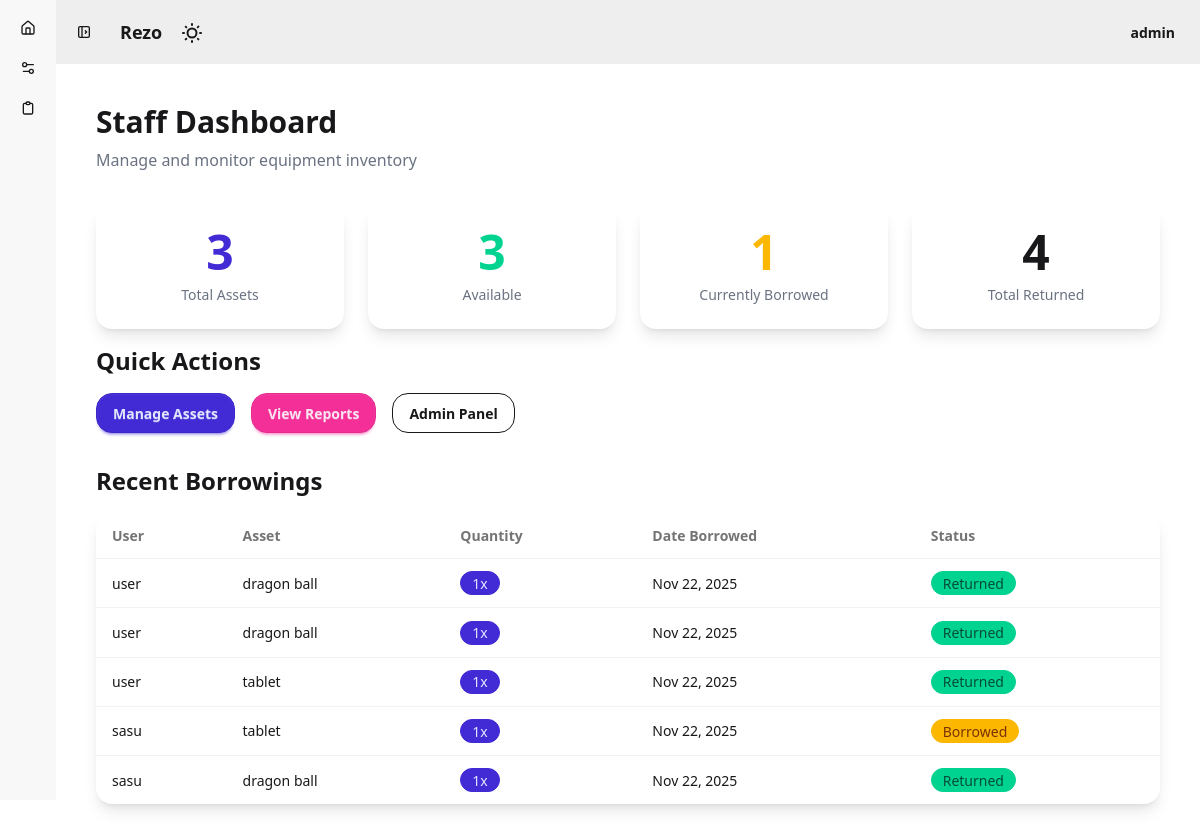
Screenshot of /inventory/staff/dashboard/ (signed in) with the database file from the repository.
### inventory/models.py (models this page shows, shortened)
class BorrowRecord(models.Model):
    user = models.ForeignKey(User, on_delete=models.CASCADE)
    asset = models.ForeignKey(Asset, on_delete=models.CASCADE)
    quantity = models.IntegerField(default=1)  # Number of items borrowed
    borrow_date = models.DateField(auto_now_add=True)
    return_date = models.DateField(null=True, blank=True)
    is_returned = models.BooleanField(default=False)

class Asset(models.Model):
    STATUS_CHOICES = [
        ('AVAILABLE', 'Available'),
        ('BORROWED', 'Borrowed'),
        ('REPAIR', 'Under Repair'),
        ('DISPOSED', 'Disposed'),
    ]
    name = models.CharField(max_length=100)
    serial_number = models.CharField(max_length=50, unique=True)
    category = models.ForeignKey(Category, on_delete=models.CASCADE)
    total_quantity = models.IntegerField(default=10)  # Total stock available (limit)
    status = models.CharField(max_length=20, choices=STATUS_CHOICES, default='AVAILABLE')
    image = models.ImageField(upload_to='media/assets/upload', null=True, blank=True)

### inventory/views.py (the view)
# urls.py: path('staff/dashboard/', views.staff_dashboard, name='staff_dashboard'),
@login_required
def staff_dashboard(request):
    if not (request.user.is_staff or request.user.groups.filter(name='Staff').exists()):
        messages.error(request, 'You do not have permission to access this page.')
        return redirect('asset_list')
    total_assets = Asset.objects.count()
    total_borrowed = BorrowRecord.objects.filter(is_returned=False).count()
    total_returned = BorrowRecord.objects.filter(is_returned=True).count()
    available_assets = Asset.objects.filter(status='AVAILABLE').count()
    recent_borrowings = BorrowRecord.objects.select_related('user', 'asset').order_by('-borrow_date')[:10]
    from .models import Category
    categories = Category.objects.all()
    context = {
        'total_assets': total_assets,
        'total_borrowed': total_borrowed,
        'total_returned': total_returned,
        'available_assets': available_assets,
        'recent_borrowings': recent_borrowings,
        'categories': categories,
    }
    return render(request, 'inventory/staff/dashboard.html', context)

### inventory/templates/inventory/staff/dashboard.html (shortened to what this page needs)
{% extends 'base.html' %}
{% block content %}
<div class="w-full p-6">
    <div class="mb-8">
        <h1 class="text-3xl font-bold mb-2">Staff Dashboard</h1>
        <p class="text-gray-500">Manage and monitor equipment inventory</p>
    </div>
    <div class="flex gap-6 mb-4">
        <div class="card bg-base-100 shadow-lg rounded-2xl flex-1">
            <div class="card-body text-center">
                <h2 class="text-5xl font-bold text-primary">{{ total_assets }}</h2>
                <p class="text-gray-500">Total Assets</p>
            </div>
        </div>
        <div class="card bg-base-100 shadow-lg rounded-2xl flex-1">
            <div class="card-body text-center">
                <h2 class="text-5xl font-bold text-success">{{ available_assets }}</h2>
                <p class="text-gray-500">Available</p>
            </div>
        </div>
        <div class="card bg-base-100 shadow-lg rounded-2xl flex-1">
            <div class="card-body text-center">
                <h2 class="text-5xl font-bold text-warning">{{ total_borrowed }}</h2>
                <p class="text-gray-500">Currently Borrowed</p>
            </div>
        </div>
        <div class="card bg-base-100 shadow-lg rounded-2xl flex-1">
            <div class="card-body text-center">
                <h2 class="text-5xl font-bold text-info">{{ total_returned }}</h2>
                <p class="text-gray-500">Total Returned</p>
            </div>
        </div>
    </div>
    <div class="mb-8">
        <h2 class="text-2xl font-bold mb-4">Quick Actions</h2>
        <div class="flex gap-4">
            <a href="{% url 'staff_manage_assets' %}" class="btn btn-primary rounded-2xl">
                Manage Assets
            </a>
            <a href="{% url 'staff_reports' %}" class="btn btn-secondary rounded-2xl">
                View Reports
            </a>
            <a href="/admin/" class="btn btn-outline rounded-2xl">
                Admin Panel
            </a>
        </div>
    </div>
    <div class="mb-8">
        <h2 class="text-2xl font-bold mb-4">Recent Borrowings</h2>
        {% if recent_borrowings %}
        <div class="overflow-x-auto">
            <table class="table table-zebra w-full bg-base-100 shadow-lg rounded-2xl">
                <thead>
                    <tr>
                        <th>User</th>
                        <th>Asset</th>
                        <th>Quantity</th>
                        <th>Date Borrowed</th>
                        <th>Status</th>
                    </tr>
                </thead>
                <tbody>
                    {% for borrowing in recent_borrowings %}
                    <tr>
                        <td>{{ borrowing.user.get_full_name|default:borrowing.user.username }}</td>
                        <td>{{ borrowing.asset.name }}</td>
                        <td><span class="badge badge-primary rounded-full">{{ borrowing.quantity }}x</span></td>
                        <td>{{ borrowing.borrow_date|date:"M d, Y" }}</td>
                        <td>
                            {% if borrowing.is_returned %}
                            <span class="badge badge-success rounded-full">Returned</span>
                            {% else %}
                            <span class="badge badge-warning rounded-full">Borrowed</span>
                            {% endif %}
                        </td>
                    </tr>
                    {% endfor %}
                </tbody>
            </table>
        </div>
        {% else %}
        <div class="alert alert-info rounded-2xl">
            <span>No recent borrowings.</span>
        </div>
        {% endif %}
    </div>
</div>
{% endblock %}

### templates/base.html (shortened to what this page needs)
<!DOCTYPE html>
<html lang="en" data-theme="light">
<head>
    {% load static %}
    <link href="{% static 'css/output.css' %}" rel="stylesheet">
</head>
<body>
    <div class="drawer lg:drawer-open">
        <div class="drawer-content">
            <nav class="navbar w-full bg-base-300">
                <label for="my-drawer" aria-label="open sidebar" class="btn btn-square btn-ghost">
                </label>
                <div class="px-4 font-bold text-lg">Rezo</div>
                <div class="h-fit w-fit p-0.5">
                    <label class="swap swap-rotate">
                        <input type="checkbox" class="theme-controller" value="dark" />
                    </label>
                </div>
                <div class="flex-none gap-2">
                    {% if user.is_authenticated %}
                    <div class="dropdown dropdown-end">
                        <button class="btn btn-ghost" tabindex="0">
                            <span>{{ user.username }}</span>
                        </button>
                    </div>
                    {% else %}
                    <a href="{% url 'login' %}" class="btn btn-primary">Login</a>
                    <a href="{% url 'register' %}" class="btn btn-outline">Register</a>
                    {% endif %}
                </div>
            </nav>
            <div class="p-4">
                {% block content %}{% endblock %}
            </div>
        </div>
        <div class="drawer-side is-drawer-close:overflow-visible">
            <div class="flex min-h-full flex-col items-start bg-base-200 is-drawer-close:w-14 is-drawer-open:w-64">
                <ul class="menu w-full grow">
                    <li>
                        <a href="{% url 'home' %}" class="is-drawer-close:tooltip is-drawer-close:tooltip-right" data-tip="Home">
                        </a>
                    </li>
                    <li>
                        <a href="{% url 'asset_list' %}" class="is-drawer-close:tooltip is-drawer-close:tooltip-right" data-tip="Equipment">
                        </a>
                    </li>
                    {% if user.is_authenticated %}
                    <li>
                        <a href="{% url 'profile' %}" class="is-drawer-close:tooltip is-drawer-close:tooltip-right" data-tip="My Borrowings">
                        </a>
                    </li>
                    {% endif %}
                </ul>
            </div>
        </div>
    </div>
</body>
</html>

### rows the page displays
BorrowRecord: user.get_full_name "user", asset.name "dragon ball", quantity "1", borrow_date "Nov 22, 2025"
BorrowRecord: user.get_full_name "user", asset.name "dragon ball", quantity "1", borrow_date "Nov 22, 2025"
BorrowRecord: user.get_full_name "user", asset.name "tablet", quantity "1", borrow_date "Nov 22, 2025"
BorrowRecord: user.get_full_name "sasu", asset.name "tablet", quantity "1", borrow_date "Nov 22, 2025"
BorrowRecord: user.get_full_name "sasu", asset.name "dragon ball", quantity "1", borrow_date "Nov 22, 2025"

### other values shown
{{ user.username }} "admin"
{{ total_assets }} "3"
{{ available_assets }} "3"
{{ total_borrowed }} "1"
{{ total_returned }} "4"
